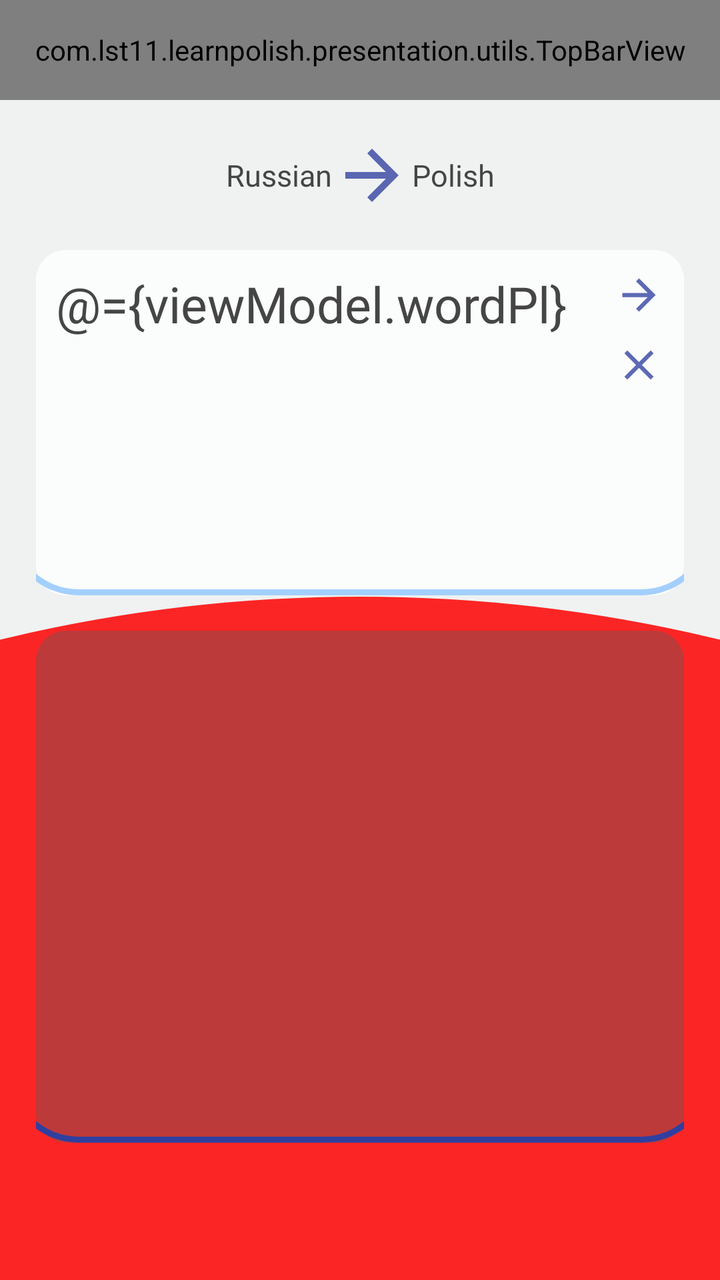
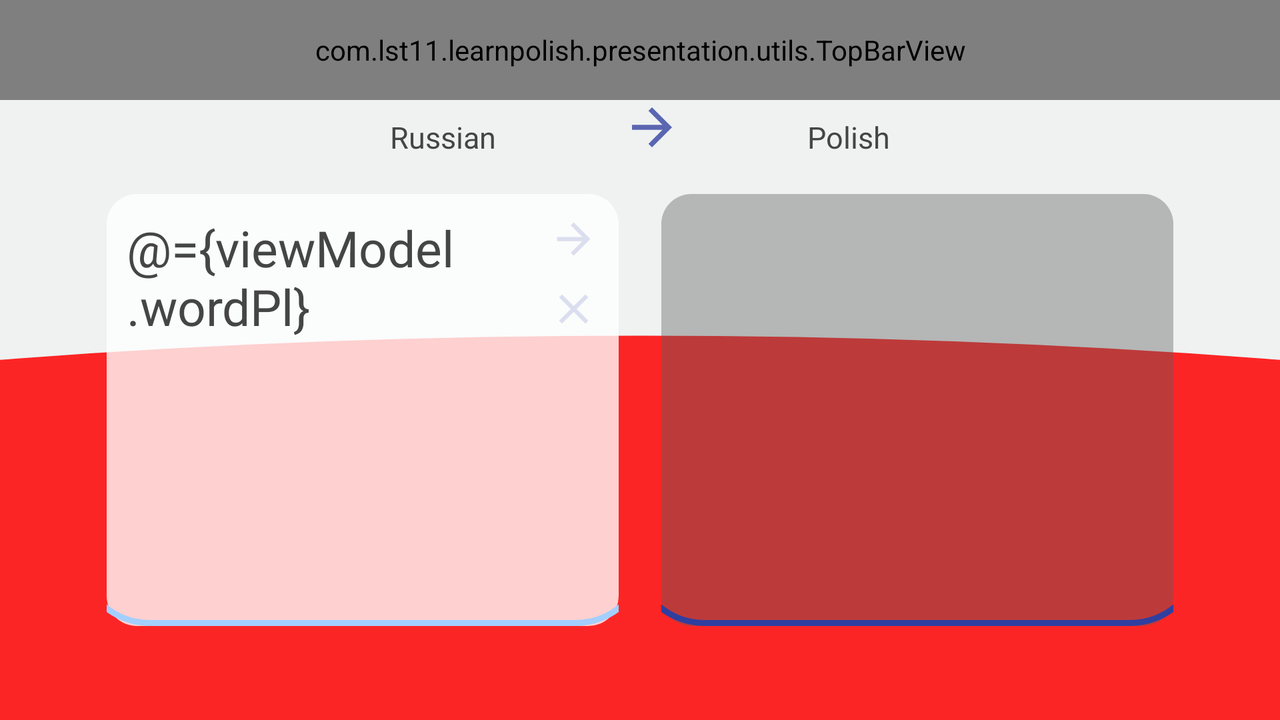

An Android layout and its configuration variant, each rendered on a device that would load it. The default file and the variant file are quoted in full after the pictures.
<!-- AndroidManifest.xml: application theme Theme.AppCompat.NoActionBar -->
<!-- res/layout/activity_translate.xml -->
<?xml version="1.0" encoding="utf-8"?>
<layout xmlns:android="http://schemas.android.com/apk/res/android"
    xmlns:app="http://schemas.android.com/apk/res-auto">

    <data>

        <variable
            name="viewModel"
            type="com.lst11.learnpolish.presentation.screen.translator.TranslateViewModel" />
    </data>

    <android.support.constraint.ConstraintLayout
        android:layout_width="match_parent"
        android:layout_height="match_parent"
        android:background="@color/red">

        <ImageView
            android:id="@+id/background"
            android:layout_width="match_parent"
            android:layout_height="match_parent"
            android:scaleType="fitXY"
            app:srcCompat="@drawable/background" />

        <TextView
            android:id="@+id/fromLanguageTextView"
            style="@style/text_little"
            android:layout_width="wrap_content"
            android:layout_height="wrap_content"
            android:layout_marginLeft="100dp"
            android:text="Russian"
            app:layout_constraintBottom_toTopOf="@+id/translateEditText"
            app:layout_constraintEnd_toStartOf="@+id/imageView2"
            app:layout_constraintHorizontal_bias="0.5"
            app:layout_constraintStart_toStartOf="@+id/guidelineLeft"
            app:layout_constraintTop_toBottomOf="@+id/topBar" />

        <ImageView
            android:id="@+id/imageView2"
            android:layout_width="40dp"
            android:layout_height="40dp"
            app:layout_constraintBottom_toBottomOf="@+id/fromLanguageTextView"
            app:layout_constraintEnd_toStartOf="@+id/toLanguageTextView"
            app:layout_constraintHorizontal_bias="0.5"
            app:layout_constraintStart_toEndOf="@+id/fromLanguageTextView"
            app:layout_constraintTop_toTopOf="@+id/fromLanguageTextView"
            app:srcCompat="@drawable/ic_arrow_forward" />

        <TextView
            android:id="@+id/toLanguageTextView"
            style="@style/text_little"
            android:layout_width="wrap_content"
            android:layout_height="wrap_content"
            android:layout_marginRight="100dp"
            android:text="Polish"
            app:layout_constraintEnd_toStartOf="@+id/guidelineRight"
            app:layout_constraintHorizontal_bias="0.5"
            app:layout_constraintStart_toEndOf="@+id/imageView2"
            app:layout_constraintTop_toTopOf="@+id/fromLanguageTextView" />

        <android.support.constraint.Guideline
            android:id="@+id/guidelineLeft"
            android:layout_width="wrap_content"
            android:layout_height="wrap_content"
            android:orientation="vertical"
            app:layout_constraintGuide_percent="0.05" />

        <android.support.constraint.Guideline
            android:id="@+id/guidelineRight"
            android:layout_width="wrap_content"
            android:layout_height="wrap_content"
            android:orientation="vertical"
            app:layout_constraintGuide_percent="0.95" />

        <android.support.constraint.Guideline
            android:id="@+id/guidelineBottom"
            android:layout_width="wrap_content"
            android:layout_height="wrap_content"
            android:orientation="horizontal"
            app:layout_constraintGuide_percent="0.92" />

        <com.lst11.learnpolish.presentation.utils.TopBarView
            android:id="@+id/topBar"
            android:layout_width="match_parent"
            android:layout_height="@dimen/topBarHeight"
            app:textName="@string/translator"
            app:visibilityButtonBack="true"
            app:visibilityButtonSettings="false"
            app:viewModel="@{viewModel}"/>

        <EditText
            android:id="@+id/translateEditText"
            style="@style/text_normal"
            android:layout_width="0sp"
            android:layout_height="0sp"
            android:background="@drawable/rounded_edittext"
            android:gravity="top"
            android:hint="@string/hintTranslate"
            android:inputType="textMultiLine"
            android:padding="10sp"
            android:paddingEnd="35sp"
            android:paddingRight="15sp"
            android:text="@={viewModel.wordPl}"
            app:layout_constraintBottom_toTopOf="@+id/recyclerView"
            app:layout_constraintEnd_toStartOf="@+id/guidelineRight"
            app:layout_constraintHeight_percent="0.27"
            app:layout_constraintHorizontal_bias="0.5"
            app:layout_constraintLeft_toRightOf="@id/guidelineLeft"
            app:layout_constraintStart_toStartOf="@+id/guidelineLeft"
            app:layout_constraintTop_toBottomOf="@+id/imageView2" />

        <ImageView
            android:id="@+id/searchButton"
            android:layout_width="@dimen/width_button"
            android:layout_height="@dimen/height_button"
            android:layout_margin="10sp"
            android:clickable="true"
            android:onClick="@{()->viewModel.onClickTranslate()}"
            app:layout_constraintRight_toRightOf="@+id/translateEditText"
            app:layout_constraintTop_toTopOf="@+id/translateEditText"
            app:srcCompat="@drawable/ic_arrow_forward" />

        <ImageView
            android:id="@+id/clearButton"
            android:layout_width="@dimen/width_button"
            android:layout_height="@dimen/height_button"
            android:layout_margin="10sp"
            android:clickable="true"
            android:onClick="@{()->viewModel.onClickDelete()}"
            app:layout_constraintRight_toRightOf="@id/translateEditText"
            app:layout_constraintTop_toBottomOf="@+id/searchButton"
            app:srcCompat="@drawable/ic_clear" />

        <android.support.v7.widget.RecyclerView
            android:id="@+id/recyclerView"
            android:layout_width="0sp"
            android:layout_height="0sp"
            android:background="@drawable/rounded_recycler_view"
            android:padding="10sp"
            app:layout_constraintBottom_toTopOf="@+id/guidelineBottom"
            app:layout_constraintEnd_toStartOf="@+id/guidelineRight"
            app:layout_constraintHeight_percent="0.4"
            app:layout_constraintHorizontal_bias="0.5"
            app:layout_constraintStart_toStartOf="@+id/guidelineLeft"
            app:layout_constraintTop_toBottomOf="@+id/translateEditText"
            app:layout_constraintVertical_bias="0.493" />

    </android.support.constraint.ConstraintLayout>
</layout>
<!-- resources referenced by this layout -->
<resources>
  <color name="red">#efacad</color>
  <dimen name="height_button">25sp</dimen>
  <dimen name="topBarHeight">50sp</dimen>
  <dimen name="width_button">25sp</dimen>
  <!-- drawable background (drawable) -->
  <vector android:height="24dp" android:viewportHeight="1500"
      android:viewportWidth="1000" android:width="24dp" xmlns:android="http://schemas.android.com/apk/res/android">
      <path android:fillAlpha="1" android:fillColor="#eff2f1" android:pathData="M0,0h1000v1500h-1000z"/>
      <path android:fillAlpha="0.85" android:fillColor="#ff0000" android:pathData="M500,3200m-2500,0a2500,2500 0,1 1,5000 0a2500,2500 0,1 1,-5000 0"/>
  </vector>
  <!-- drawable ic_arrow_forward (drawable) -->
  <vector xmlns:android="http://schemas.android.com/apk/res/android"
      android:width="24dp"
      android:height="24dp"
      android:tint="@drawable/button_color_selector"
      android:viewportHeight="24.0"
      android:viewportWidth="24.0">
      <path
          android:fillColor="#c8000000"
          android:pathData="M12,4l-1.41,1.41L16.17,11H4v2h12.17l-5.58,5.59L12,20l8,-8z" />
  </vector>
  <!-- drawable ic_clear (drawable) -->
  <vector xmlns:android="http://schemas.android.com/apk/res/android"
      android:width="24dp"
      android:height="24dp"
      android:viewportHeight="24.0"
      android:viewportWidth="24.0"
      android:tint="@drawable/button_color_selector">
  
      <path
          android:fillColor="#c8000000"
          android:pathData="M19,6.41L17.59,5 12,10.59 6.41,5 5,6.41 10.59,12 5,17.59 6.41,19 12,13.41 17.59,19 19,17.59 13.41,12z" />
  </vector>
  <!-- drawable rounded_edittext (drawable) -->
  <?xml version="1.0" encoding="utf-8"?>
  <layer-list xmlns:android="http://schemas.android.com/apk/res/android">
  
      
      <item>
          <shape android:shape="rectangle">
              <solid android:color="@color/whiteTransparent200" />
              <corners
                  android:bottomLeftRadius="15dp"
                  android:bottomRightRadius="15dp"
                  android:topLeftRadius="15dp"
                  android:topRightRadius="15dp" />
          </shape>
      </item>
  
      
      <item
          android:left="-15dp"
          android:right="-15dp"
          android:top="-15dp">
          <shape>
              <solid android:color="@android:color/transparent" />
  
              <corners
                  android:bottomLeftRadius="35dp"
                  android:bottomRightRadius="35dp"/>
              <stroke
                  android:width="3dp"
                  android:color="@color/colorPrimary" />
          </shape>
      </item>
  
  
  </layer-list>
  <string name="hintTranslate">Input the text to translate</string>
  <string name="translator">Translator</string>
  <style name="text_little">
          <item name="android:fontFamily">@font/custom_font</item>
          <item name="android:textColor">@color/darkGray</item>
          <item name="android:textSize">15sp</item>
      </style>
  <style name="text_normal">
          <item name="android:fontFamily">@font/custom_font</item>
          <item name="android:textColor">@color/darkGray</item>
          <item name="android:textSize">25sp</item>
      </style>
  <!-- drawable button_color_selector (drawable) -->
  <?xml version="1.0" encoding="utf-8"?>
  <selector xmlns:android="http://schemas.android.com/apk/res/android">
      <item android:color="@color/colorPrimary" android:state_pressed="true" />
      <item android:color="@color/colorPrimaryDark" android:state_pressed="false" />
      <item android:color="@color/colorPrimaryDark" android:state_selected="false"/>
  </selector>
  <color name="whiteTransparent200">#c8ffffff</color>
  <color name="colorPrimary">#a3cfff</color>
  <color name="grayTransparent100">#64595959</color>
  <color name="colorPrimaryDark">#303f9f</color>
  <color name="darkGray">#fa414141</color>
  <!-- some entries are left out for length -->
</resources>
<!-- res/layout-land/activity_translate.xml (the repository's variant of the layout above) -->
<!-- drawn on the phone turned sideways -->
<?xml version="1.0" encoding="utf-8"?>
<layout xmlns:android="http://schemas.android.com/apk/res/android"
    xmlns:app="http://schemas.android.com/apk/res-auto"
    xmlns:tools="http://schemas.android.com/tools">

    <data>

        <variable
            name="viewModel"
            type="com.lst11.learnpolish.presentation.screen.translator.TranslateViewModel" />
    </data>

    <android.support.constraint.ConstraintLayout
        android:layout_width="match_parent"
        android:layout_height="match_parent"
        android:background="@color/red">

        <ImageView
            android:id="@+id/background"
            android:layout_width="match_parent"
            android:layout_height="match_parent"
            android:scaleType="fitXY"
            app:srcCompat="@drawable/background"
            tools:layout_editor_absoluteX="0dp"
            tools:layout_editor_absoluteY="57dp" />

        <ImageView
            android:id="@+id/imageView2"
            android:layout_width="30sp"
            android:layout_height="30sp"
            app:layout_constraintBottom_toBottomOf="@+id/fromLanguageTextView"
            app:layout_constraintEnd_toStartOf="@+id/toLanguageTextView"
            app:layout_constraintHorizontal_bias="0.5"
            app:layout_constraintStart_toEndOf="@+id/fromLanguageTextView"
            app:layout_constraintTop_toTopOf="@+id/fromLanguageTextView"
            app:layout_constraintVertical_bias="1.0"
            app:srcCompat="@drawable/ic_arrow_forward" />

        <TextView
            android:id="@+id/toLanguageTextView"
            style="@style/text_little"
            android:layout_width="wrap_content"
            android:layout_height="wrap_content"
            android:layout_marginRight="100dp"
            android:text="Polish"
            app:layout_constraintEnd_toStartOf="@+id/guidelineRight"
            app:layout_constraintHorizontal_bias="0.5"
            app:layout_constraintStart_toEndOf="@+id/imageView2"
            app:layout_constraintTop_toTopOf="@+id/fromLanguageTextView" />

        <android.support.constraint.Guideline
            android:id="@+id/guidelineLeft"
            android:layout_width="wrap_content"
            android:layout_height="wrap_content"
            android:orientation="vertical"
            app:layout_constraintGuide_percent="0.05" />

        <android.support.constraint.Guideline
            android:id="@+id/guidelineRight"
            android:layout_width="wrap_content"
            android:layout_height="wrap_content"
            android:orientation="vertical"
            app:layout_constraintGuide_percent="0.95" />

        <android.support.constraint.Guideline
            android:id="@+id/guidelineBottom"
            android:layout_width="wrap_content"
            android:layout_height="wrap_content"
            android:orientation="horizontal"
            app:layout_constraintGuide_percent="0.92" />

        <com.lst11.learnpolish.presentation.utils.TopBarView
            android:id="@+id/topBar"
            android:layout_width="match_parent"
            android:layout_height="@dimen/topBarHeight"
            app:textName="@string/translator"
            app:viewModel="@{viewModel}"
            app:visibilityButtonBack="true"
            app:visibilityButtonSettings="false" />

        <ImageView
            android:id="@+id/searchButton"
            android:layout_width="@dimen/width_button"
            android:layout_height="@dimen/height_button"
            android:layout_margin="10sp"
            android:clickable="true"
            android:onClick="@{()->viewModel.onClickTranslate()}"
            app:layout_constraintRight_toRightOf="@+id/translateEditText"
            app:layout_constraintTop_toTopOf="@+id/translateEditText"
            app:srcCompat="@drawable/ic_arrow_forward" />

        <ImageView
            android:id="@+id/clearButton"
            android:layout_width="@dimen/width_button"
            android:layout_height="@dimen/height_button"
            android:layout_margin="10sp"
            android:layout_marginRight="352dp"
            android:layout_marginTop="8dp"
            android:clickable="true"
            android:onClick="@{()->viewModel.onClickDelete()}"
            app:layout_constraintRight_toRightOf="@id/translateEditText"
            app:layout_constraintTop_toBottomOf="@+id/searchButton"
            app:srcCompat="@drawable/ic_clear" />

        <TextView
            android:id="@+id/fromLanguageTextView"
            style="@style/text_little"
            android:layout_width="wrap_content"
            android:layout_height="wrap_content"
            android:layout_marginBottom="10dp"
            android:layout_marginLeft="100dp"
            android:text="Russian"
            app:layout_constraintBottom_toTopOf="@+id/translateEditText"
            app:layout_constraintEnd_toStartOf="@+id/imageView2"
            app:layout_constraintHorizontal_bias="0.5"
            app:layout_constraintStart_toStartOf="@+id/guidelineLeft"
            app:layout_constraintTop_toBottomOf="@+id/topBar" />

        <EditText
            android:id="@+id/translateEditText"
            style="@style/text_normal"
            android:layout_width="0sp"
            android:layout_height="0sp"
            android:background="@drawable/rounded_edittext"
            android:gravity="top"
            android:hint="@string/hintTranslate"
            android:inputType="textMultiLine"
            android:padding="10sp"
            android:paddingEnd="35sp"
            android:paddingRight="15sp"
            android:text="@={viewModel.wordPl}"
            app:layout_constraintBottom_toBottomOf="@id/guidelineBottom"
            app:layout_constraintEnd_toStartOf="@+id/recyclerView"
            app:layout_constraintHeight_percent="0.6"
            app:layout_constraintHorizontal_bias="0.5"
            app:layout_constraintStart_toEndOf="@+id/clearButton"
            app:layout_constraintStart_toStartOf="@+id/guidelineLeft"
            app:layout_constraintTop_toBottomOf="@+id/imageView2"
            app:layout_constraintWidth_percent="0.4" />

        <android.support.v7.widget.RecyclerView
            android:id="@+id/recyclerView"
            android:layout_width="0sp"
            android:layout_height="0sp"
            android:background="@drawable/rounded_recycler_view"
            android:padding="10sp"
            app:layout_constraintEnd_toStartOf="@+id/guidelineRight"
            app:layout_constraintHeight_percent="0.6"
            app:layout_constraintHorizontal_bias="0.5"
            app:layout_constraintStart_toEndOf="@+id/translateEditText"
            app:layout_constraintTop_toTopOf="@+id/translateEditText"
            app:layout_constraintWidth_percent="0.4" />

    </android.support.constraint.ConstraintLayout>
</layout>
